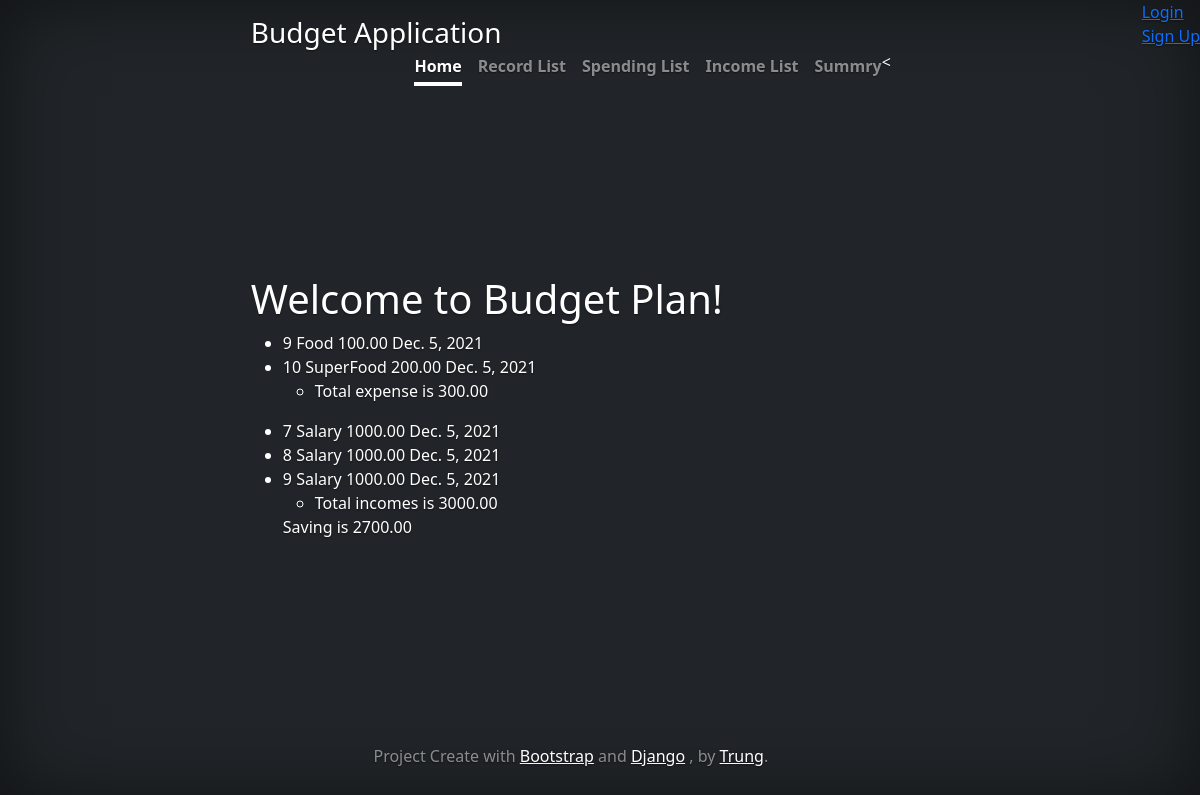
Page /budget/spendings/summary on the committed database.
### budget/models.py (models this page shows, shortened)
class Spending(models.Model):
    name = CharField(max_length=128)
    amount = DecimalField(max_digits=8,decimal_places=2)
    category = ForeignKey(Category,related_name='spending', null=True,on_delete=models.DO_NOTHING)
    date = DateField(default=datetime.date.today)# date field , default is today
    description = TextField()
    record = ForeignKey(Record,on_delete=models.CASCADE,null=True,related_name='spending')

class Income(models.Model):
    class IncomeType(models.TextChoices):
        NONE = '',_('Type of Income')
        SALARY = 'Salary',_('Salary')
        DIVIDEND = 'Dividend',_('Dividend')
        EXTRA = 'Extra',_('Extra')
        BUSINESS = 'Business',_('Business')
    name = CharField(max_length=128)
    amount = DecimalField(max_digits=8,decimal_places=2)
    category = CharField(
        max_length=8,
        choices=IncomeType.choices,
        default=None,
    )
    date = DateField(default=datetime.date.today)# date field , default is today
    description = TextField()
    record = ForeignKey(Record, on_delete=models.CASCADE, null=True,related_name='income')

### budget/views.py (the view)
# urls.py: path('budget/spendings/summary', SummaryView.as_view(), name='summary'),
class SummaryView(ListView):
    template_name = "spendings/summary.html"
    context_object_name = "expenses"
    def get_queryset(self):
        return Spending.objects.all()
    def get_context_data(self,**kwargs):
        context=super().get_context_data(**kwargs)
        context['incomes'] = Income.objects.all()
        context['expenses'] = Spending.objects.all()
        total_incomes = context['incomes'].aggregate(Sum('amount')) #sumofincomes
        total_expenses = context['expenses'].aggregate(Sum('amount')) #sumofincomes
        saving = total_incomes['amount__sum'] - total_expenses['amount__sum'] #total incomes - total expense
        context['total_incomes'] = total_incomes
        context['total_expenses'] = total_expenses
        context['saving'] = saving  #
        return context

### budget/templates/spendings/summary.html
{% extends "base.html" %}
{% block content %}
  <h1>Welcome to Budget Plan!</h1>
  <ul>
    {% for expense in expenses %}
      <li>
        {{ expense.pk }}
        {{ expense.name }}
        {{ expense.amount }}
        {{ expense.date }}
      </li>
    {% endfor %}
      <ul>
        <li>Total expense is {{ total_expenses.amount__sum|floatformat:2 }}</li>
      </ul>
  </ul>
  <ul>
    {% for income in incomes %}
      <li>
        {{ income.pk }}
        {{ income.name }}
        {{ income.amount }}
        {{ income.date }}
      </li>
    {% endfor %}
      <ul>
        <li>Total incomes is {{ total_incomes.amount__sum|floatformat:2 }}</li>
      </ul>
    Saving is {{ saving|floatformat:2 }}
  </ul>
{% endblock %}

### budget/templates/cover.css (style rules this page uses)
body { text-shadow: 0 .05rem .1rem rgba(0, 0, 0, .5); box-shadow: inset 0 0 5rem rgba(0, 0, 0, .5); }

### rows in the picture
Spending: pk "9", name "Food", amount "100.00", date "Dec. 5, 2021"
Spending: pk "10", name "SuperFood", amount "200.00", date "Dec. 5, 2021"
Income: pk "7", name "Salary", amount "1000.00", date "Dec. 5, 2021"
Income: pk "8", name "Salary", amount "1000.00", date "Dec. 5, 2021"
Income: pk "9", name "Salary", amount "1000.00", date "Dec. 5, 2021"

### other values in the picture
{{ total_expenses.amount__sum|floatformat:2 }} "300.00"
{{ total_incomes.amount__sum|floatformat:2 }} "3000.00"
{{ saving|floatformat:2 }} "2700.00"
